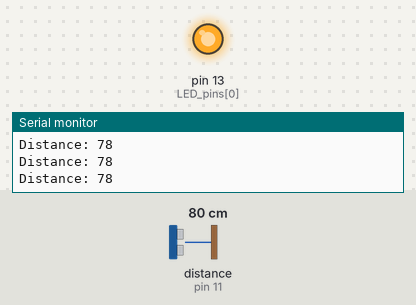
Simulated run of this sketch. Board: Arduino Uno, built with avr-gcc and run on an emulated ATmega328P. On the bench: output pins drawn as LEDs (lit = HIGH), the last lines printed to the serial monitor. Wiring (inferred from the names in the program): ultrasonic range finder: trigger pin 10; echo pin 11. Inputs (shaded band) come from the test bench; at power-on: distance to the obstacle (sensor on pin 11) 80 cm. The echo pulse lasts 58.3 µs per cm; pins used as bus, display or sensor lines are not drawn.

Above: at 1.2 s.
1.3 s: distance to the obstacle (sensor on pin 11) set to 5 cm
4.3 s: distance to the obstacle (sensor on pin 11) set to 2 cm
At 5.3 s:
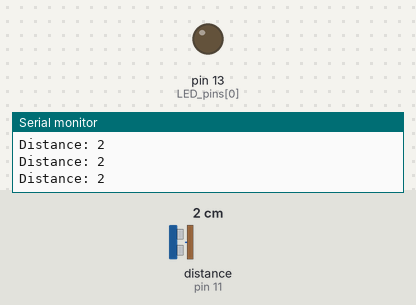
5.8 s: distance to the obstacle (sensor on pin 11) set to 4 cm
At 6.4 s:
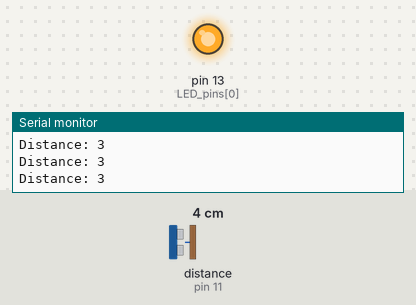
Timing chart, 0 to 8.8 s (numbered marks = the images above; inputs shaded):
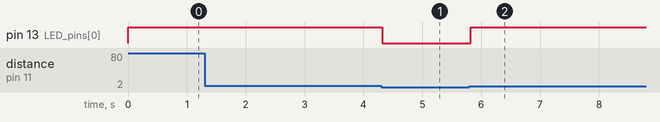

Measured:
- the behaviour switches between 4 and 3 cm on distance to the obstacle (sensor on pin 11) (found by bisection; images 0 and 1)
- after the input at 4.3 s, pin 13 (LED_pins[0]): HIGH → LOW at once
- after the input at 5.8 s, pin 13 (LED_pins[0]): LOW → HIGH at once

The sketch:

lot.ino
```cpp
/* PARKING SETTINGS */
const int sensorThreshold = 3;
const int parkingSpots=1;
int trigger_pins[]={10};
int echo_pins[]={11};
int LED_pins[]={13};

/* DO NOT MODIFY BELOW*/
int sensors_status[parkingSpots];
unsigned long sensors_millis[parkingSpots];

void setup() {
  for(int i=0;i<parkingSpots;i++){
	  pinMode(trigger_pins[i], OUTPUT);
    pinMode(echo_pins[i], INPUT);
    pinMode(LED_pins[i], OUTPUT);
	  sensors_status[i]=0;
	  sensors_millis[i]=0;
  }
  Serial.begin(9600);
}

void loop(){
  unsigned long currentMicros=micros();
  unsigned long currentMillis=millis();
  for(int i=0;i<parkingSpots;i++){
	checkSpot(i,currentMicros);
  }
}

void checkSpot(int sensor, unsigned long currentMicros){
  switch(sensors_status[sensor]){
    case 0: // reset
      sensors_status[sensor] = 1;
      sensors_millis[sensor] = currentMicros;
      digitalWrite(trigger_pins[sensor], LOW);
      break;
    case 1: // beam
      if (currentMicros - sensors_millis[sensor] < 2) return;
      sensors_status[sensor] = 2;
      sensors_millis[sensor] = currentMicros;
      digitalWrite(trigger_pins[sensor], HIGH);
      break;
    case 2: // read value
      if (currentMicros - sensors_millis[sensor] < 10) return;
      sensors_status[sensor]=0;
      sensors_millis[sensor] = currentMicros;
      digitalWrite(trigger_pins[sensor], LOW);
      long duration = pulseIn(echo_pins[sensor], HIGH); // Reads the echopin, returns the sound wave travel time in microseconds
      int distance = duration * 0.034 / 2; // Calculating the distance
      Serial.print("Distance: ");
      Serial.println(distance);
      if(distance<sensorThreshold) digitalWrite(LED_pins[sensor],LOW);
	    else digitalWrite(LED_pins[sensor],HIGH);
      break;
  }
}
```
